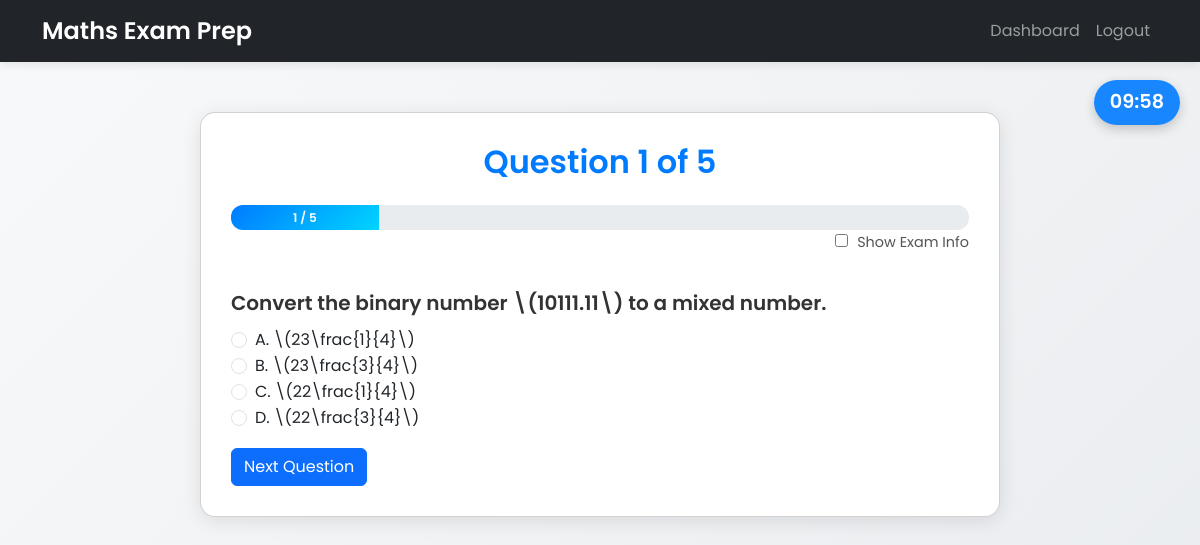
Page /quiz (signed in) on the committed database.
### app/models.py (models this page shows, shortened)
class Question(db.Model):
    id = db.Column(db.Integer, primary_key=True)
    topic = db.Column(db.String(100), nullable=False)
    difficulty = db.Column(db.Integer, nullable=False)
    question_text = db.Column(db.Text, nullable=False)
    option_a = db.Column(db.Text, nullable=False)
    option_b = db.Column(db.Text, nullable=False)
    option_c = db.Column(db.Text, nullable=False)
    option_d = db.Column(db.Text, nullable=False)
    correct_option = db.Column(db.String(10), nullable=False)
    explanation = db.Column(db.Text, nullable=True)
    exam_year = db.Column(db.String(50), nullable=True)  # New metadata field

### app/routes.py (the view, shortened to what this page needs)
@app.route('/quiz', methods=['GET', 'POST'])
@login_required
def quiz():
    total_time_allowed = 600  # overall quiz time in seconds (10 minutes)
    if 'quiz_start_time' not in session:
        session['quiz_start_time'] = time.time()
    elapsed_time = time.time() - session['quiz_start_time']
    remaining_time = total_time_allowed - elapsed_time
    topic = request.args.get('topic')
    if 'quiz_questions' not in session:
        if topic:
            all_questions = Question.query.filter_by(topic=topic).all()
            if len(all_questions) < 5:
                flash(f'Not enough questions in {topic}. Please choose another topic or take a general quiz.', 'warning')
                return redirect(url_for('dashboard'))
            selected_questions = random.sample(all_questions, 5)
        else:
            responses = UserResponse.query.filter_by(user_id=current_user.id).all()
            topic_stats = {}
            for r in responses:
                topic = r.question.topic
                if topic not in topic_stats:
                    topic_stats[topic] = {'correct': 0, 'total': 0}
                topic_stats[topic]['total'] += 1
                if r.is_correct:
                    topic_stats[topic]['correct'] += 1
            all_questions = Question.query.all()
            if len(all_questions) < 5:
                flash('Not enough questions available. Please add more questions.', 'warning')
                return redirect(url_for('home'))
            if topic_stats:
                weakest_topic = min(topic_stats, key=lambda t: topic_stats[t]['correct'] / max(1, topic_stats[t]['total']))
                candidates = [q for q in all_questions if q.topic == weakest_topic]
                if len(candidates) >= 5:
                    selected_questions = random.sample(candidates, 5)
                else:
                    remaining = [q for q in all_questions if q not in candidates]
                    selected_questions = candidates + random.sample(remaining, 5 - len(candidates))
            else:
                selected_questions = random.sample(all_questions, 5)
        session['quiz_questions'] = [q.id for q in selected_questions]
        session['current_question'] = 0
        session['score'] = 0
    current_idx = session['current_question']
    question = Question.query.get(session['quiz_questions'][current_idx])
    form = QuizForm()
    return render_template('quiz.html',
                           question=question,
                           form=form,
                           current=current_idx + 1,
                           total=len(session['quiz_questions']),
                           overall_time=int(remaining_time))

### app/routes.py
class QuizForm(FlaskForm):
    answer = RadioField('Answer', choices=[('A', 'A'), ('B', 'B'), ('C', 'C'), ('D', 'D')], validators=[DataRequired()])
    submit = SubmitField('Next')

### app/models.py (called while the page is built)
@login_manager.user_loader
def load_user(user_id):
    return User.query.get(int(user_id))

### app/templates/quiz.html (shortened to what this page needs)
<!DOCTYPE html>
<html lang="en">
<head>
  <link href="https://cdn.jsdelivr.net/npm/bootstrap@5.3.3/dist/css/bootstrap.min.css" rel="stylesheet">
</head>
<body>
  <div id="overall-timer">10:00</div>
  <nav class="navbar navbar-expand-lg navbar-dark bg-dark">
    <div class="container">
      <a class="navbar-brand" href="{{ url_for('home') }}">Maths Exam Prep</a>
      <div class="collapse navbar-collapse" id="navbarNav">
          <ul class="navbar-nav ms-auto">
              <li class="nav-item"><a class="nav-link" href="{{ url_for('dashboard') }}">Dashboard</a></li>
              <li class="nav-item"><a class="nav-link" href="{{ url_for('logout') }}">Logout</a></li>
          </ul>
      </div>
    </div>
  </nav>
  <div class="container">
    <div class="card quiz-card">
      <h2 class="text-center mb-4">Question {{ current }} of {{ total }}</h2>
      <div class="progress">
        <div class="progress-bar" role="progressbar" style="width: {{ (current / total * 100) }}%;"
             aria-valuenow="{{ (current / total * 100) }}" aria-valuemin="0" aria-valuemax="100">
          {{ current }} / {{ total }}
        </div>
      </div>
      <div class="toggle-container">
        <label>
          <input type="checkbox" id="toggle-exam-info" style="margin-right: 5px;">
          Show Exam Info
        </label>
      </div>
      <form method="POST" class="mt-4">
        <p class="question-text">{{ question.question_text | safe }}</p>
        <div class="form-check">
          <input type="radio" name="answer" value="A" class="form-check-input" id="option_a" required>
          <label class="form-check-label" for="option_a">A. {{ question.option_a | safe }}</label>
        </div>
        <div class="form-check">
          <input type="radio" name="answer" value="B" class="form-check-input" id="option_b" required>
          <label class="form-check-label" for="option_b">B. {{ question.option_b | safe }}</label>
        </div>
        <div class="form-check">
          <input type="radio" name="answer" value="C" class="form-check-input" id="option_c" required>
          <label class="form-check-label" for="option_c">C. {{ question.option_c | safe }}</label>
        </div>
        <div class="form-check">
          <input type="radio" name="answer" value="D" class="form-check-input" id="option_d" required>
          <label class="form-check-label" for="option_d">D. {{ question.option_d | safe }}</label>
        </div>
        <button type="submit" class="btn btn-primary mt-3">Next Question</button>
      </form>
    </div>
  </div>
</body>
</html>

### app/templates/quiz.html (style rules this page uses)
body { background: linear-gradient(135deg, #f8f9fa 0%, #e9ecef 100%); font-family: 'Poppins', sans-serif; color: #333; min-height: 100vh; }
.navbar { box-shadow: 0 2px 10px rgba(0, 0, 0, 0.1); }
.navbar-brand { font-weight: 600; font-size: 1.5rem; }
.quiz-card { max-width: 800px; margin: 50px auto; border-radius: 15px; box-shadow: 0 4px 20px rgba(0, 0, 0, 0.1); padding: 30px; background: #fff; }
h2 { font-weight: 600; color: #007bff; animation: fadeInDown 0.8s ease-in-out; }
.progress { height: 25px; border-radius: 12px; background-color: #e9ecef; overflow: hidden; transition: width 0.5s ease-in-out; }
.progress-bar { background: linear-gradient(135deg, #007bff, #00d4ff); font-weight: 600; }
.question-text { font-size: 1.25rem; font-weight: 600; color: #333; margin-bottom: 10px; line-height: 1.5; }
.toggle-container { text-align: right; margin-bottom: 10px; }
.toggle-container label { cursor: pointer; font-size: 0.9rem; color: #555; }
#overall-timer { position: fixed; top: 80px; right: 20px; background: rgba(0, 123, 255, 0.9); color: #fff; padding: 8px 16px; border-radius: 30px; font-size: 1.2rem; font-weight: 600; z-index: 1000; box-shadow: 0 4px 12px rgba(0, 0, 0, 0.2); }

### rows in the picture
Question: question_text "Convert the binary number \\(10111.11\\) to a mixed number.", option_a "\\(23\\frac{1}{4}\\)", option_b "\\(23\\frac{3}{4}\\)", option_c "\\(22\\frac{1}{4}\\)", option_d "\\(22\\frac{3}{4}\\)"

### other values in the picture
{{ current }} "1"
{{ total }} "5"
